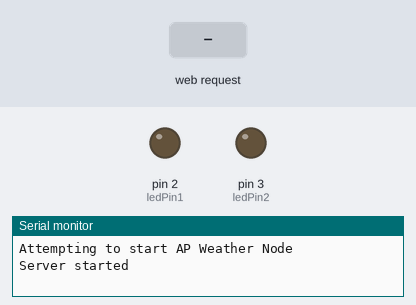
Bench run of a sketch on a simulated Arduino Mega 2560, built with avr-gcc and run on an emulated ATmega2560. Shown: output pins drawn as LEDs (lit = HIGH), the last lines printed to the serial monitor. Inputs (shaded band) come from the test bench.

Above: at 1.2 s.
1.3 s: HTTP request GET /led1ON received
At 2.5 s:
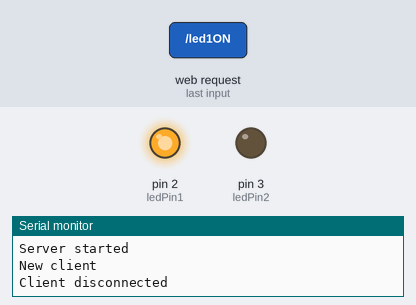
2.8 s: HTTP request GET /led2ON received
At 3.7 s:
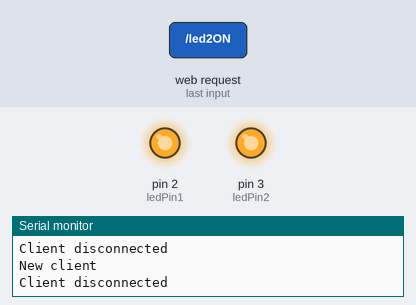
4.3 s: HTTP request GET /led1OFF received
At 4.8 s:
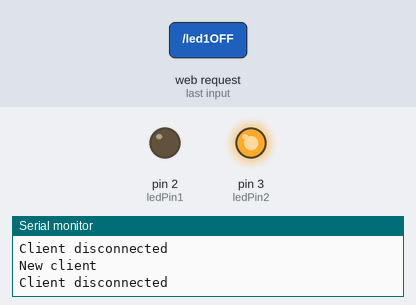
5.8 s: HTTP request GET /led2OFF received
At 7.1 s:
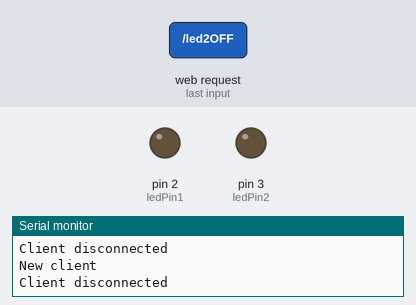
Timing chart, 0 to 8.3 s (numbered marks = the images above; inputs shaded):
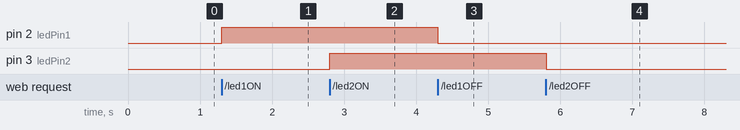

Measured:
- after the input at 1.3 s, pin 2 (ledPin1): LOW → HIGH at once
- after the input at 2.8 s, pin 3 (ledPin2): LOW → HIGH at once
- after the input at 4.3 s, pin 2 (ledPin1): HIGH → LOW at once
- after the input at 5.8 s, pin 3 (ledPin2): HIGH → LOW at once

The sketch:

Control_LEDs_over_wifi_with_CSS.ino
```cpp
#include "WiFiEsp.h"
#include "SoftwareSerial.h"

//Create Serial communication Object
SoftwareSerial Serial1(8, 9); // RX, TX

int ledPin1 = 2;
String ledState1 = "OFF";
int ledPin2 = 3;
String ledState2 = "OFF";

//Wifi settings
char ssid[] = "Weather Node";    // your network SSID (name)
char pass[] = "password";        // your network password
int status = WL_IDLE_STATUS;     // the Wifi radio's status
int reqCount = 0;                // number of requests received

//Wifi server object
WiFiEspServer server(80);

// use a ring buffer to increase speed and reduce memory allocation
//RingBuffer buf(8);

void setup()
{
  //Start Serial Communication with computer and WiFi module
  Serial.begin(9600);   // initialize serial for debugging
  Serial1.begin(9600);    // initialize serial for ESP module
  WiFi.init(&Serial1);    // initialize ESP module

  pinMode(ledPin1, OUTPUT);
  digitalWrite(ledPin1, LOW);
  pinMode(ledPin2, OUTPUT);
  digitalWrite(ledPin2, LOW);

  //Print out debugging messages
  Serial.print("Attempting to start AP ");
  Serial.println(ssid);

  // start access point
  status = WiFi.beginAP(ssid);

  // start the web server on port 80
  server.begin();
  Serial.println("Server started");
}


void loop()
{

  //Wait for a device to connect to the WiFi
  WiFiEspClient client = server.available();  // listen for incoming clients

    // if you get a client,
  if (client) {
    // print a message out the serial port
    Serial.println("New client");
// initialize the circular buffer
    //buf.init();
      // loop while the client's connected
    while (client.connected()) {
      // if there's bytes to read from the client,
      if (client.available()) {
        // read a byte, then
        //char c = client.read();
        // push it to the ring buffer
        //buf.push(c);

          String request = client.readStringUntil('\r');
          //Serial.println(request);
          client.flush();

          // Match the request

          if (request.indexOf("/led1ON") != -1) {
            digitalWrite(ledPin1, HIGH);
            ledState1 = "ON";
          }
          if (request.indexOf("/led1OFF") != -1){
            digitalWrite(ledPin1, LOW);
            ledState1 = "OFF";
          }
          if (request.indexOf("/led2ON") != -1) {
            digitalWrite(ledPin2, HIGH);
            ledState2 = "ON";
          }
          if (request.indexOf("/led2OFF") != -1){
            digitalWrite(ledPin2, LOW);
            ledState2 = "OFF";
          }

          // Return the response

          client.print(
            "HTTP/1.1 200 OK\r\n"
            "Content-Type: text/html\r\n"
            // the connection will be closed after completion of the response
            "Connection: close\r\n"
             // refresh the page automatically every .1 sec
            "Refresh: .1\r\n"
            "\r\n");

          // CSS to style the on/off buttons

          client.print(F(
            "<!DOCTYPE HTML>\r\n"
            "<html>\r\n"
            "<head><meta name=\"viewport\" content=\"width=device-width, initial-scale=1\">\r\n"
            "<link rel=\"icon\" href=\"data:,\">\r\n"
            "<style>html { font-family: Helvetica; display: inline-block; margin: 0px auto; text-align: center;}\r\n"
            ".button { background-color: #ff6666; border: none; color: white; padding: 16px 40px;\r\n"
            "text-decoration: none; font-size: 30px; margin: 2px; cursor: pointer;}\r\n"
            ".button2 {background-color: #6699ff;}</style></head>\r\n"));

          // Display current state, and ON/OFF buttons for LED 1

            client.println("<p>LED1 is currently " + ledState1 + "</p>");

            // If the LED1  is off, it displays the ON button

            if (ledState1 == "OFF") {
              client.println(F("<p><a href=\"/led1ON\"><button class=\"button\">Turn 1 ON</button></a></p>"));
            } else {
              client.println(F("<p><a href=\"/led1OFF\"><button class=\"button button2\">Turn 1 OFF</button></a></p>"));
            }

           // Display current state, and ON/OFF buttons for LED 2

            client.println("<p>LED2 is currently " + ledState2 + "</p>");

            // If LED 2 is off, it displays the ON button

            if (ledState2 == "OFF") {
              client.println(F("<p><a href=\"/led2ON\"><button class=\"button\">Turn 2 ON</button></a></p>"));
            } else {
              client.println(F("<p><a href=\"/led2OFF\"><button class=\"button button2\">Turn 2 OFF</button></a></p>"));
            }

          client.println("</body></html>");
          break;
      }
    }

    // give the web browser time to receive the data
    delay(10);

    // close the connection
    client.stop();
    Serial.println("Client disconnected");
  }
}
```
